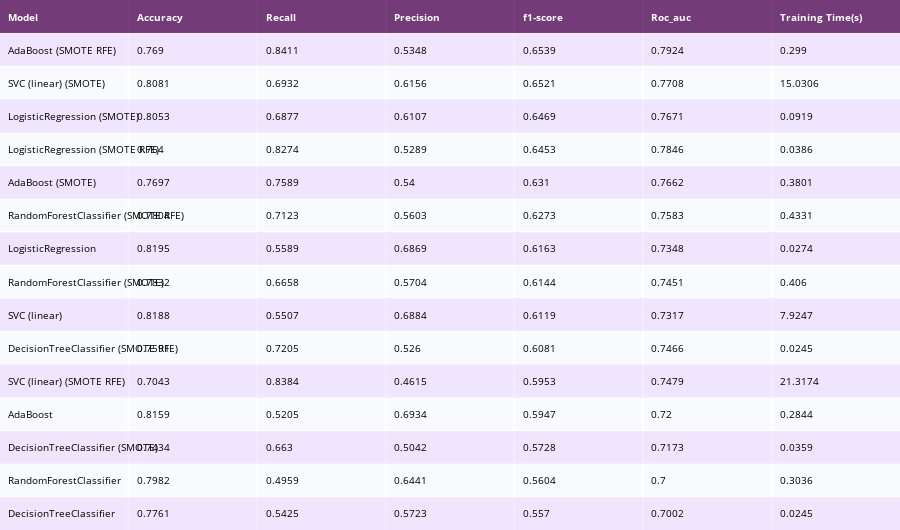

Notebook cell for this chart:
### Code cell
sorted_df = performances_df.sort_values(by=['f1-score'], ascending=False)
colorscale = [[0, '#4d004c'],[.5, '#f2e5ff'],[1, '#ffffff']]

sorted_df.to_csv(path + "/performance.csv", float_format='%.3f')

table = ff.create_table(np.round(sorted_df, 4), colorscale=colorscale)
table.layout.font.size = 10
# for i in range(len(table.layout.annotations)):
#     if i == 0:
#         table.layout.annotations[i].font.size = 10
#     else:
#         table.layout.annotations[i].align = 'left'
plotly_py.iplot(table)

### Figure 1 — Plotly figure (JSON) as saved in the notebook; plotly's stock layout.template omitted (floating-point values rounded to 4 significant figures)
{"data": [{"colorscale": [[0, "#4d004c"], [0.5, "#f2e5ff"], [1, "#ffffff"]], "hoverinfo": "none", "opacity": 0.75, "showscale": false, "type": "heatmap", "z": [[0, 0, 0, 0, 0, 0, 0], [0.5, 0.5, 0.5, 0.5, 0.5, 0.5, 0.5], [1, 1, 1, 1, 1, 1, 1], [0.5, 0.5, 0.5, 0.5, 0.5, 0.5, 0.5], [1, 1, 1, 1, 1, 1, 1], [0.5, 0.5, 0.5, 0.5, 0.5, 0.5, 0.5], [1, 1, 1, 1, 1, 1, 1], [0.5, 0.5, 0.5, 0.5, 0.5, 0.5, 0.5], [1, 1, 1, 1, 1, 1, 1], [0.5, 0.5, 0.5, 0.5, 0.5, 0.5, 0.5], [1, 1, 1, 1, 1, 1, 1], [0.5, 0.5, 0.5, 0.5, 0.5, 0.5, 0.5], [1, 1, 1, 1, 1, 1, 1], [0.5, 0.5, 0.5, 0.5, 0.5, 0.5, 0.5], [1, 1, 1, 1, 1, 1, 1], [0.5, 0.5, 0.5, 0.5, 0.5, 0.5, 0.5]]}], "layout": {"annotations": [{"align": "left", "font": {"color": "#ffffff"}, "showarrow": false, "text": "<b>Model</b>", "x": -0.45, "xanchor": "left", "xref": "x", "y": 0, "yref": "y"}, {"align": "left", "font": {"color": "#ffffff"}, "showarrow": false, "text": "<b>Accuracy</b>", "x": 0.55, "xanchor": "left", "xref": "x", "y": 0, "yref": "y"}, {"align": "left", "font": {"color": "#ffffff"}, "showarrow": false, "text": "<b>Recall</b>", "x": 1.55, "xanchor": "left", "xref": "x", "y": 0, "yref": "y"}, {"align": "left", "font": {"color": "#ffffff"}, "showarrow": false, "text": "<b>Precision</b>", "x": 2.55, "xanchor": "left", "xref": "x", "y": 0, "yref": "y"}, {"align": "left", "font": {"color": "#ffffff"}, "showarrow": false, "text": "<b>f1-score</b>", "x": 3.55, "xanchor": "left", "xref": "x", "y": 0, "yref": "y"}, {"align": "left", "font": {"color": "#ffffff"}, "showarrow": false, "text": "<b>Roc_auc</b>", "x": 4.55, "xanchor": "left", "xref": "x", "y": 0, "yref": "y"}, {"align": "left", "font": {"color": "#ffffff"}, "showarrow": false, "text": "<b>Training Time(s)</b>", "x": 5.55, "xanchor": "left", "xref": "x", "y": 0, "yref": "y"}, {"align": "left", "font": {"color": "#000000"}, "showarrow": false, "text": "AdaBoost (SMOTE RFE)", "x": -0.45, "xanchor": "left", "xref": "x", "y": 1, "yref": "y"}, {"align": "left", "font": {"color": "#000000"}, "showarrow": false, "text": "0.769", "x": 0.55, "xanchor": "left", "xref": "x", "y": 1, "yref": "y"}, {"align": "left", "font": {"color": "#000000"}, "showarrow": false, "text": "0.8411", "x": 1.55, "xanchor": "left", "xref": "x", "y": 1, "yref": "y"}, {"align": "left", "font": {"color": "#000000"}, "showarrow": false, "text": "0.5348", "x": 2.55, "xanchor": "left", "xref": "x", "y": 1, "yref": "y"}, {"align": "left", "font": {"color": "#000000"}, "showarrow": false, "text": "0.6539", "x": 3.55, "xanchor": "left", "xref": "x", "y": 1, "yref": "y"}, {"align": "left", "font": {"color": "#000000"}, "showarrow": false, "text": "0.7924", "x": 4.55, "xanchor": "left", "xref": "x", "y": 1, "yref": "y"}, {"align": "left", "font": {"color": "#000000"}, "showarrow": false, "text": "0.299", "x": 5.55, "xanchor": "left", "xref": "x", "y": 1, "yref": "y"}, {"align": "left", "font": {"color": "#000000"}, "showarrow": false, "text": "SVC (linear) (SMOTE)", "x": -0.45, "xanchor": "left", "xref": "x", "y": 2, "yref": "y"}, {"align": "left", "font": {"color": "#000000"}, "showarrow": false, "text": "0.8081", "x": 0.55, "xanchor": "left", "xref": "x", "y": 2, "yref": "y"}, {"align": "left", "font": {"color": "#000000"}, "showarrow": false, "text": "0.6932", "x": 1.55, "xanchor": "left", "xref": "x", "y": 2, "yref": "y"}, {"align": "left", "font": {"color": "#000000"}, "showarrow": false, "text": "0.6156", "x": 2.55, "xanchor": "left", "xref": "x", "y": 2, "yref": "y"}, {"align": "left", "font": {"color": "#000000"}, "showarrow": false, "text": "0.6521", "x": 3.55, "xanchor": "left", "xref": "x", "y": 2, "yref": "y"}, {"align": "left", "font": {"color": "#000000"}, "showarrow": false, "text": "0.7708", "x": 4.55, "xanchor": "left", "xref": "x", "y": 2, "yref": "y"}, {"align": "left", "font": {"color": "#000000"}, "showarrow": false, "text": "15.0306", "x": 5.55, "xanchor": "left", "xref": "x", "y": 2, "yref": "y"}, {"align": "left", "font": {"color": "#000000"}, "showarrow": false, "text": "LogisticRegression (SMOTE)", "x": -0.45, "xanchor": "left", "xref": "x", "y": 3, "yref": "y"}, {"align": "left", "font": {"color": "#000000"}, "showarrow": false, "text": "0.8053", "x": 0.55, "xanchor": "left", "xref": "x", "y": 3, "yref": "y"}, {"align": "left", "font": {"color": "#000000"}, "showarrow": false, "text": "0.6877", "x": 1.55, "xanchor": "left", "xref": "x", "y": 3, "yref": "y"}, {"align": "left", "font": {"color": "#000000"}, "showarrow": false, "text": "0.6107", "x": 2.55, "xanchor": "left", "xref": "x", "y": 3, "yref": "y"}, {"align": "left", "font": {"color": "#000000"}, "showarrow": false, "text": "0.6469", "x": 3.55, "xanchor": "left", "xref": "x", "y": 3, "yref": "y"}, {"align": "left", "font": {"color": "#000000"}, "showarrow": false, "text": "0.7671", "x": 4.55, "xanchor": "left", "xref": "x", "y": 3, "yref": "y"}, {"align": "left", "font": {"color": "#000000"}, "showarrow": false, "text": "0.0919", "x": 5.55, "xanchor": "left", "xref": "x", "y": 3, "yref": "y"}, {"align": "left", "font": {"color": "#000000"}, "showarrow": false, "text": "LogisticRegression (SMOTE RFE)", "x": -0.45, "xanchor": "left", "xref": "x", "y": 4, "yref": "y"}, {"align": "left", "font": {"color": "#000000"}, "showarrow": false, "text": "0.764", "x": 0.55, "xanchor": "left", "xref": "x", "y": 4, "yref": "y"}, {"align": "left", "font": {"color": "#000000"}, "showarrow": false, "text": "0.8274", "x": 1.55, "xanchor": "left", "xref": "x", "y": 4, "yref": "y"}, {"align": "left", "font": {"color": "#000000"}, "showarrow": false, "text": "0.5289", "x": 2.55, "xanchor": "left", "xref": "x", "y": 4, "yref": "y"}, {"align": "left", "font": {"color": "#000000"}, "showarrow": false, "text": "0.6453", "x": 3.55, "xanchor": "left", "xref": "x", "y": 4, "yref": "y"}, {"align": "left", "font": {"color": "#000000"}, "showarrow": false, "text": "0.7846", "x": 4.55, "xanchor": "left", "xref": "x", "y": 4, "yref": "y"}, {"align": "left", "font": {"color": "#000000"}, "showarrow": false, "text": "0.0386", "x": 5.55, "xanchor": "left", "xref": "x", "y": 4, "yref": "y"}, {"align": "left", "font": {"color": "#000000"}, "showarrow": false, "text": "AdaBoost (SMOTE)", "x": -0.45, "xanchor": "left", "xref": "x", "y": 5, "yref": "y"}, {"align": "left", "font": {"color": "#000000"}, "showarrow": false, "text": "0.7697", "x": 0.55, "xanchor": "left", "xref": "x", "y": 5, "yref": "y"}, {"align": "left", "font": {"color": "#000000"}, "showarrow": false, "text": "0.7589", "x": 1.55, "xanchor": "left", "xref": "x", "y": 5, "yref": "y"}, {"align": "left", "font": {"color": "#000000"}, "showarrow": false, "text": "0.54", "x": 2.55, "xanchor": "left", "xref": "x", "y": 5, "yref": "y"}, {"align": "left", "font": {"color": "#000000"}, "showarrow": false, "text": "0.631", "x": 3.55, "xanchor": "left", "xref": "x", "y": 5, "yref": "y"}, {"align": "left", "font": {"color": "#000000"}, "showarrow": false, "text": "0.7662", "x": 4.55, "xanchor": "left", "xref": "x", "y": 5, "yref": "y"}, {"align": "left", "font": {"color": "#000000"}, "showarrow": false, "text": "0.3801", "x": 5.55, "xanchor": "left", "xref": "x", "y": 5, "yref": "y"}, {"align": "left", "font": {"color": "#000000"}, "showarrow": false, "text": "RandomForestClassifier (SMOTE RFE)", "x": -0.45, "xanchor": "left", "xref": "x", "y": 6, "yref": "y"}, {"align": "left", "font": {"color": "#000000"}, "showarrow": false, "text": "0.7804", "x": 0.55, "xanchor": "left", "xref": "x", "y": 6, "yref": "y"}, {"align": "left", "font": {"color": "#000000"}, "showarrow": false, "text": "0.7123", "x": 1.55, "xanchor": "left", "xref": "x", "y": 6, "yref": "y"}, {"align": "left", "font": {"color": "#000000"}, "showarrow": false, "text": "0.5603", "x": 2.55, "xanchor": "left", "xref": "x", "y": 6, "yref": "y"}, {"align": "left", "font": {"color": "#000000"}, "showarrow": false, "text": "0.6273", "x": 3.55, "xanchor": "left", "xref": "x", "y": 6, "yref": "y"}, {"align": "left", "font": {"color": "#000000"}, "showarrow": false, "text": "0.7583", "x": 4.55, "xanchor": "left", "xref": "x", "y": 6, "yref": "y"}, {"align": "left", "font": {"color": "#000000"}, "showarrow": false, "text": "0.4331", "x": 5.55, "xanchor": "left", "xref": "x", "y": 6, "yref": "y"}, {"align": "left", "font": {"color": "#000000"}, "showarrow": false, "text": "LogisticRegression", "x": -0.45, "xanchor": "left", "xref": "x", "y": 7, "yref": "y"}, {"align": "left", "font": {"color": "#000000"}, "showarrow": false, "text": "0.8195", "x": 0.55, "xanchor": "left", "xref": "x", "y": 7, "yref": "y"}, {"align": "left", "font": {"color": "#000000"}, "showarrow": false, "text": "0.5589", "x": 1.55, "xanchor": "left", "xref": "x", "y": 7, "yref": "y"}, {"align": "left", "font": {"color": "#000000"}, "showarrow": false, "text": "0.6869", "x": 2.55, "xanchor": "left", "xref": "x", "y": 7, "yref": "y"}, {"align": "left", "font": {"color": "#000000"}, "showarrow": false, "text": "0.6163", "x": 3.55, "xanchor": "left", "xref": "x", "y": 7, "yref": "y"}, {"align": "left", "font": {"color": "#000000"}, "showarrow": false, "text": "0.7348", "x": 4.55, "xanchor": "left", "xref": "x", "y": 7, "yref": "y"}, {"align": "left", "font": {"color": "#000000"}, "showarrow": false, "text": "0.0274", "x": 5.55, "xanchor": "left", "xref": "x", "y": 7, "yref": "y"}, {"align": "left", "font": {"color": "#000000"}, "showarrow": false, "text": "RandomForestClassifier (SMOTE)", "x": -0.45, "xanchor": "left", "xref": "x", "y": 8, "yref": "y"}, {"align": "left", "font": {"color": "#000000"}, "showarrow": false, "text": "0.7832", "x": 0.55, "xanchor": "left", "xref": "x", "y": 8, "yref": "y"}, {"align": "left", "font": {"color": "#000000"}, "showarrow": false, "text": "0.6658", "x": 1.55, "xanchor": "left", "xref": "x", "y": 8, "yref": "y"}, {"align": "left", "font": {"color": "#000000"}, "showarrow": false, "text": "0.5704", "x": 2.55, "xanchor": "left", "xref": "x", "y": 8, "yref": "y"}, {"align": "left", "font": {"color": "#000000"}, "showarrow": false, "text": "0.6144", "x": 3.55, "xanchor": "left", "xref": "x", "y": 8, "yref": "y"}, {"align": "left", "font": {"color": "#000000"}, "showarrow": false, "text": "0.7451", "x": 4.55, "xanchor": "left", "xref": "x", "y": 8, "yref": "y"}, {"align": "left", "font": {"color": "#000000"}, "showarrow": false, "text": "0.406", "x": 5.55, "xanchor": "left", "xref": "x", "y": 8, "yref": "y"}, {"align": "left", "font": {"color": "#000000"}, "showarrow": false, "text": "SVC (linear)", "x": -0.45, "xanchor": "left", "xref": "x", "y": 9, "yref": "y"}, {"align": "left", "font": {"color": "#000000"}, "showarrow": false, "text": "0.8188", "x": 0.55, "xanchor": "left", "xref": "x", "y": 9, "yref": "y"}, {"align": "left", "font": {"color": "#000000"}, "showarrow": false, "text": "0.5507", "x": 1.55, "xanchor": "left", "xref": "x", "y": 9, "yref": "y"}, {"align": "left", "font": {"color": "#000000"}, "showarrow": false, "text": "0.6884", "x": 2.55, "xanchor": "left", "xref": "x", "y": 9, "yref": "y"}, {"align": "left", "font": {"color": "#000000"}, "showarrow": false, "text": "0.6119", "x": 3.55, "xanchor": "left", "xref": "x", "y": 9, "yref": "y"}, {"align": "left", "font": {"color": "#000000"}, "showarrow": false, "text": "0.7317", "x": 4.55, "xanchor": "left", "xref": "x", "y": 9, "yref": "y"}, {"align": "left", "font": {"color": "#000000"}, "showarrow": false, "text": "7.9247", "x": 5.55, "xanchor": "left", "xref": "x", "y": 9, "yref": "y"}, {"align": "left", "font": {"color": "#000000"}, "showarrow": false, "text": "DecisionTreeClassifier (SMOTE RFE)", "x": -0.45, "xanchor": "left", "xref": "x", "y": 10, "yref": "y"}, {"align": "left", "font": {"color": "#000000"}, "showarrow": false, "text": "0.7591", "x": 0.55, "xanchor": "left", "xref": "x", "y": 10, "yref": "y"}, {"align": "left", "font": {"color": "#000000"}, "showarrow": false, "text": "0.7205", "x": 1.55, "xanchor": "left", "xref": "x", "y": 10, "yref": "y"}, {"align": "left", "font": {"color": "#000000"}, "showarrow": false, "text": "0.526", "x": 2.55, "xanchor": "left", "xref": "x", "y": 10, "yref": "y"}, {"align": "left", "font": {"color": "#000000"}, "showarrow": false, "text": "0.6081", "x": 3.55, "xanchor": "left", "xref": "x", "y": 10, "yref": "y"}, {"align": "left", "font": {"color": "#000000"}, "showarrow": false, "text": "0.7466", "x": 4.55, "xanchor": "left", "xref": "x", "y": 10, "yref": "y"}, {"align": "left", "font": {"color": "#000000"}, "showarrow": false, "text": "0.0245", "x": 5.55, "xanchor": "left", "xref": "x", "y": 10, "yref": "y"}, {"align": "left", "font": {"color": "#000000"}, "showarrow": false, "text": "SVC (linear) (SMOTE RFE)", "x": -0.45, "xanchor": "left", "xref": "x", "y": 11, "yref": "y"}, {"align": "left", "font": {"color": "#000000"}, "showarrow": false, "text": "0.7043", "x": 0.55, "xanchor": "left", "xref": "x", "y": 11, "yref": "y"}, {"align": "left", "font": {"color": "#000000"}, "showarrow": false, "text": "0.8384", "x": 1.55, "xanchor": "left", "xref": "x", "y": 11, "yref": "y"}, {"align": "left", "font": {"color": "#000000"}, "showarrow": false, "text": "0.4615", "x": 2.55, "xanchor": "left", "xref": "x", "y": 11, "yref": "y"}, {"align": "left", "font": {"color": "#000000"}, "showarrow": false, "text": "0.5953", "x": 3.55, "xanchor": "left", "xref": "x", "y": 11, "yref": "y"}, {"align": "left", "font": {"color": "#000000"}, "showarrow": false, "text": "0.7479", "x": 4.55, "xanchor": "left", "xref": "x", "y": 11, "yref": "y"}, {"align": "left", "font": {"color": "#000000"}, "showarrow": false, "text": "21.3174", "x": 5.55, "xanchor": "left", "xref": "x", "y": 11, "yref": "y"}, {"align": "left", "font": {"color": "#000000"}, "showarrow": false, "text": "AdaBoost", "x": -0.45, "xanchor": "left", "xref": "x", "y": 12, "yref": "y"}, {"align": "left", "font": {"color": "#000000"}, "showarrow": false, "text": "0.8159", "x": 0.55, "xanchor": "left", "xref": "x", "y": 12, "yref": "y"}, {"align": "left", "font": {"color": "#000000"}, "showarrow": false, "text": "0.5205", "x": 1.55, "xanchor": "left", "xref": "x", "y": 12, "yref": "y"}, {"align": "left", "font": {"color": "#000000"}, "showarrow": false, "text": "0.6934", "x": 2.55, "xanchor": "left", "xref": "x", "y": 12, "yref": "y"}, {"align": "left", "font": {"color": "#000000"}, "showarrow": false, "text": "0.5947", "x": 3.55, "xanchor": "left", "xref": "x", "y": 12, "yref": "y"}, {"align": "left", "font": {"color": "#000000"}, "showarrow": false, "text": "0.72", "x": 4.55, "xanchor": "left", "xref": "x", "y": 12, "yref": "y"}, {"align": "left", "font": {"color": "#000000"}, "showarrow": false, "text": "0.2844", "x": 5.55, "xanchor": "left", "xref": "x", "y": 12, "yref": "y"}, {"align": "left", "font": {"color": "#000000"}, "showarrow": false, "text": "DecisionTreeClassifier (SMOTE)", "x": -0.45, "xanchor": "left", "xref": "x", "y": 13, "yref": "y"}, {"align": "left", "font": {"color": "#000000"}, "showarrow": false, "text": "0.7434", "x": 0.55, "xanchor": "left", "xref": "x", "y": 13, "yref": "y"}, {"align": "left", "font": {"color": "#000000"}, "showarrow": false, "text": "0.663", "x": 1.55, "xanchor": "left", "xref": "x", "y": 13, "yref": "y"}, {"align": "left", "font": {"color": "#000000"}, "showarrow": false, "text": "0.5042", "x": 2.55, "xanchor": "left", "xref": "x", "y": 13, "yref": "y"}, {"align": "left", "font": {"color": "#000000"}, "showarrow": false, "text": "0.5728", "x": 3.55, "xanchor": "left", "xref": "x", "y": 13, "yref": "y"}, {"align": "left", "font": {"color": "#000000"}, "showarrow": false, "text": "0.7173", "x": 4.55, "xanchor": "left", "xref": "x", "y": 13, "yref": "y"}, {"align": "left", "font": {"color": "#000000"}, "showarrow": false, "text": "0.0359", "x": 5.55, "xanchor": "left", "xref": "x", "y": 13, "yref": "y"}, {"align": "left", "font": {"color": "#000000"}, "showarrow": false, "text": "RandomForestClassifier", "x": -0.45, "xanchor": "left", "xref": "x", "y": 14, "yref": "y"}, {"align": "left", "font": {"color": "#000000"}, "showarrow": false, "text": "0.7982", "x": 0.55, "xanchor": "left", "xref": "x", "y": 14, "yref": "y"}, {"align": "left", "font": {"color": "#000000"}, "showarrow": false, "text": "0.4959", "x": 1.55, "xanchor": "left", "xref": "x", "y": 14, "yref": "y"}, {"align": "left", "font": {"color": "#000000"}, "showarrow": false, "text": "0.6441", "x": 2.55, "xanchor": "left", "xref": "x", "y": 14, "yref": "y"}, {"align": "left", "font": {"color": "#000000"}, "showarrow": false, "text": "0.5604", "x": 3.55, "xanchor": "left", "xref": "x", "y": 14, "yref": "y"}, {"align": "left", "font": {"color": "#000000"}, "showarrow": false, "text": "0.7", "x": 4.55, "xanchor": "left", "xref": "x", "y": 14, "yref": "y"}, {"align": "left", "font": {"color": "#000000"}, "showarrow": false, "text": "0.3036", "x": 5.55, "xanchor": "left", "xref": "x", "y": 14, "yref": "y"}, {"align": "left", "font": {"color": "#000000"}, "showarrow": false, "text": "DecisionTreeClassifier", "x": -0.45, "xanchor": "left", "xref": "x", "y": 15, "yref": "y"}, {"align": "left", "font": {"color": "#000000"}, "showarrow": false, "text": "0.7761", "x": 0.55, "xanchor": "left", "xref": "x", "y": 15, "yref": "y"}, {"align": "left", "font": {"color": "#000000"}, "showarrow": false, "text": "0.5425", "x": 1.55, "xanchor": "left", "xref": "x", "y": 15, "yref": "y"}, {"align": "left", "font": {"color": "#000000"}, "showarrow": false, "text": "0.5723", "x": 2.55, "xanchor": "left", "xref": "x", "y": 15, "yref": "y"}, {"align": "left", "font": {"color": "#000000"}, "showarrow": false, "text": "0.557", "x": 3.55, "xanchor": "left", "xref": "x", "y": 15, "yref": "y"}, {"align": "left", "font": {"color": "#000000"}, "showarrow": false, "text": "0.7002", "x": 4.55, "xanchor": "left", "xref": "x", "y": 15, "yref": "y"}, {"align": "left", "font": {"color": "#000000"}, "showarrow": false, "text": "0.0245", "x": 5.55, "xanchor": "left", "xref": "x", "y": 15, "yref": "y"}], "font": {"size": 10}, "height": 530, "margin": {"b": 0, "l": 0, "r": 0, "t": 0}, "xaxis": {"dtick": 1, "gridwidth": 2, "showticklabels": false, "tick0": -0.5, "ticks": "", "zeroline": false}, "yaxis": {"autorange": "reversed", "dtick": 1, "gridwidth": 2, "showticklabels": false, "tick0": 0.5, "ticks": "", "zeroline": false}}}
